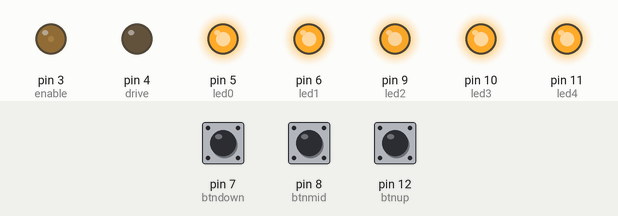
Recording of a sketch running on a simulated Arduino Uno, built with avr-gcc and run on an emulated ATmega328P. On the bench: output pins drawn as LEDs (lit = HIGH). The test bench sets the inputs (shaded band); at power-on: pin 7 (btndown) LOW, pin 12 (btnup) LOW, pin 8 (btnmid) LOW.

Above: at 1.2 s.
1.3 s: pin 7 (btndown) pulled HIGH for 1 s
At 3.1 s:
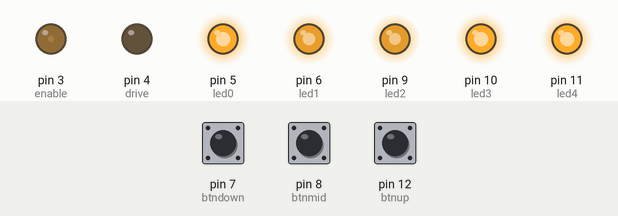
4.3 s: pin 12 (btnup) pulled HIGH for 3.2 s
At 8.4 s:
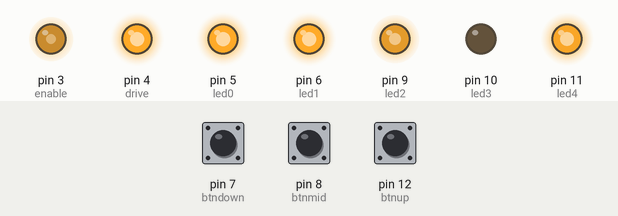
9.0 s: pin 8 (btnmid) pulled HIGH for 0.15 s
At 9.7 s:
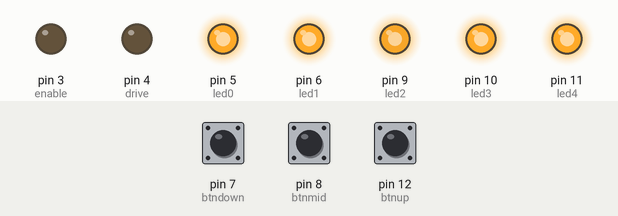
10.6 s: pin 7 (btndown) pulled HIGH for 0.15 s
At 11.1 s:
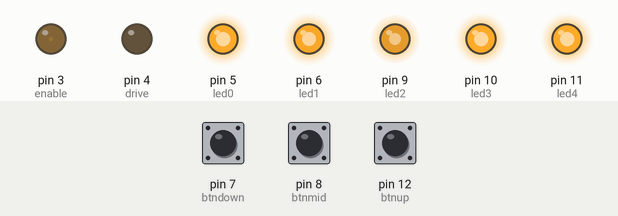
12.2 s: pin 12 (btnup) pulled HIGH for 0.15 s
At 13.5 s:
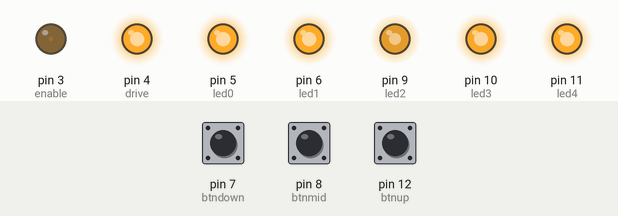
13.8 s: pin 12 (btnup) pulled HIGH for 1 s
At 15.4 s:
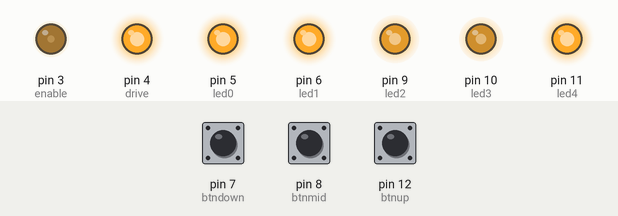
Timing chart, 0 to 16.9 s (numbered marks = the images above; inputs shaded):
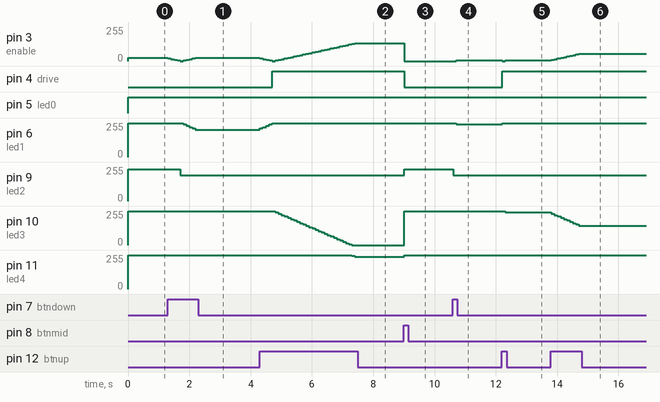

Measured:
- after the input at 1.3 s, pin 3 (enable): 25/255 → 20/255 at once, → 15/255 0.10 s later, → 10/255 0.10 s later, → 5/255 0.10 s later, … (10 changes in this stretch); pin 6 (led1): moves from 255/255 to 205/255 over 0.40 s, starting after 0.50 s; pin 9 (led2): 240/255 → 195/255 after 0.40 s
- after the input at 4.3 s, pin 3 (enable): 25/255 → 20/255 at once, → 15/255 0.10 s later, → 10/255 0.10 s later, → 5/255 0.10 s later, … (32 changes in this stretch); pin 4 (drive): LOW → HIGH after 0.40 s
- after the input at 9.0 s, pin 3 (enable): 135/255 → 0/255 at once; pin 4 (drive): HIGH → LOW at once; pin 9 (led2): 195/255 → 240/255 at once; pin 10 (led3): 0/255 → 255/255 at once; pin 11 (led4): 241/255 → 255/255 at once
- after the input at 10.6 s, pin 3 (enable): 0/255 → 5/255 after 0.11 s; pin 6 (led1): 255/255 → 245/255 after 0.11 s; pin 9 (led2): 240/255 → 195/255 at once
- after the input at 12.2 s, pin 3 (enable): 5/255 → 0/255 at once, → 5/255 0.10 s later; pin 4 (drive): LOW → HIGH at once; pin 6 (led1): 245/255 → 255/255 at once; pin 10 (led3): 255/255 → 245/255 after 0.11 s
- after the input at 13.8 s, pin 3 (enable): moves from 5/255 to 55/255 over 0.90 s, starting at once; pin 10 (led3): moves from 245/255 to 145/255 over 0.90 s, starting at once

The sketch:

Thermowatch102.ino
```cpp
/*
Thermowatch

Control an H-bridge to drive a peltier hot or cold.
Allows user input on 3 buttons.
Gives feedback through 5 LEDs
*/

const int led0 = 5;     // Coldest LED
const int led1 = 6;
const int led2 = 9;     // Neutral LED
const int led3 = 10;
const int led4 = 11;     // Warmest LED

const int led0_highend = 255;   //High end trim of each LED
const int led1_highend = 255;
const int led2_highend = 255;
const int led3_highend = 255;
const int led4_highend = 255;

const int btndown = 7;  // Down button
const int btnmid = 8;   // Neutral button
const int btnup = 12;    // Up button

const int drive = 4;    // Pin that drives H-bridge
const int enable = 3;   // Pin that turns H-bridge on/off

const long debouncedelay = 50;  // Debounce threshold in ms
long lastpress = 0;     // holds last button press time
int peltier = 0;        // -1 is cold, 0 is off, 1 is hot
int strength = 25;       // PWM strength for drive signal
int led0_value;
int led1_value;
int led2_value;
int led3_value;
int led4_value;


boolean validpress = true;  // for valid button presses

// the setup routine runs once when you press reset
void setup()  {
  //declare pins appropriately
  pinMode(led0, OUTPUT);
  pinMode(led1, OUTPUT);
  pinMode(led2, OUTPUT);
  pinMode(led3, OUTPUT);
  pinMode(led4, OUTPUT);
  pinMode(btndown, INPUT);
  pinMode(btnmid, INPUT);
  pinMode(btnup, INPUT);
  pinMode(enable, OUTPUT);
  pinMode(drive, OUTPUT);

  //set initial levels
}


// the loop routine runs in perpetuity
void loop() {
  //Respond to  button press and update LED feedback

  // Check button presses
  int btnup_state = digitalRead(btnup);
  int btnmid_state = digitalRead(btnmid);
  int btndown_state = digitalRead(btndown);

 /*
  // Is  button press valid? Only allow button presses every so often
  if ((millis() - debouncedelay) > lastpress) {
    validpress = true;
  }
  else {
     validpress = false;
  }
  */

  if (validpress == true) {
     // Ready to receive button press, Check button states
     if (btnmid_state == HIGH) {
     // Handle Mid button press
     // Return system to neutral or off state
       strength = 0;
       digitalWrite(enable, LOW);
       peltier = 0;
     }
     else if (btnup_state == HIGH) {
     // Handle Up button press
       if (peltier == 1) {
         // If already in Hot state, increase the power!
         if (strength < 250) {
             strength = strength + 5;
         }
         else {
             strength = 255;
         }
       }
       else {
         // Not in Hot state, decrease power
         if (strength > 5) {
           strength = strength - 5;
         }
         else {
           strength = 0;
           peltier = 1;
         }
       }
     }
      else if (btndown_state == HIGH) {
        // Down button pressed
        if (peltier == -1) {
          // Already in cold state, increase power!
          if (strength < 250) {
            strength = strength + 5;
          }
          else {
             strength = 255;
          }
        }
        else {
          // Not in cold state, decrease power or flip states
          if (strength > 5) {
           strength = strength - 5;
          }
         else {
          strength = 0;
          peltier = -1;
         }
        }
      }
     }


  // Update LED values
  if (peltier == 1) {
   // Hot direction
     led2_value = 60;
     led0_value = 0;
     led1_value = 0;

     if (strength > 127) {
       led3_value = led3_highend;
       led4_value = (strength - 128)*2 * led4_highend/255;
     }
     else {
       led3_value = strength * 2 * led3_highend/255;
       led4_value = 0;
     }
  }
  else if (peltier == -1){
    // Cold direction
     led2_value = 60;
     led3_value = 0;
     led4_value = 0;

     if (strength > 127) {
       led1_value = led1_highend;
       led0_value = (strength - 128)*2 * led0_highend/255;
     }
     else {
       led1_value = strength * 2 * led1_highend/255;
       led0_value = 0;
     }
  }
  else {
    led0_value = 0;
    led1_value = 0;
    led2_value = 15;
    led3_value = 0;
    led4_value = 0;
  }
  // update system
  analogWrite(led0, 255 - led0_value);
  analogWrite(led1, 255 - led1_value);
  analogWrite(led2, 255 - led2_value);
  analogWrite(led3, 255 - led3_value);
  analogWrite(led4, 255 - led4_value);
  analogWrite(enable, strength);
  if (peltier == 1) {
    digitalWrite(drive, HIGH);
  }
  else {
    digitalWrite(drive, LOW);
  }

delay(100);

}
```
